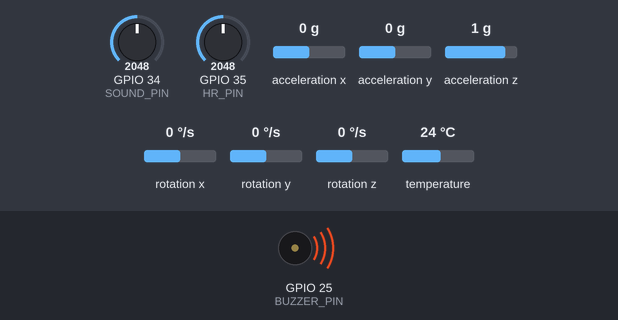
A program run on a simulated Seeed XIAO ESP32-S3. On the bench: buzzer (waves = sounding). The inputs (shaded band) are chosen by the test bench; at power-on: GPIO 34 (SOUND_PIN) = 2048, GPIO 35 (HR_PIN) = 2048, acceleration x 0 g, acceleration y 0 g, acceleration z 1 g, rotation x 0 °/s, rotation y 0 °/s, rotation z 0 °/s, temperature 24 °C. WiFi joins after 1.5 s; servers stay silent unless stated; uploads are accepted with an empty reply; what the program prints to the serial monitor is not drawn.

Above: at 4.7 s.
4.8 s: GPIO 34 (SOUND_PIN) set to 855
8.3 s: GPIO 34 (SOUND_PIN) set to 767
At 9.7 s:
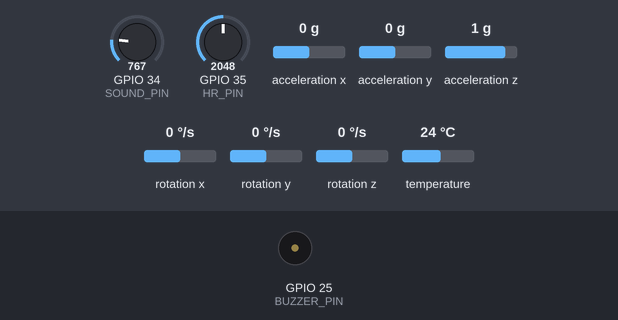
10.0 s: GPIO 35 (HR_PIN) set to 2627
11.8 s: GPIO 35 (HR_PIN) set to 2694
At 13.4 s:
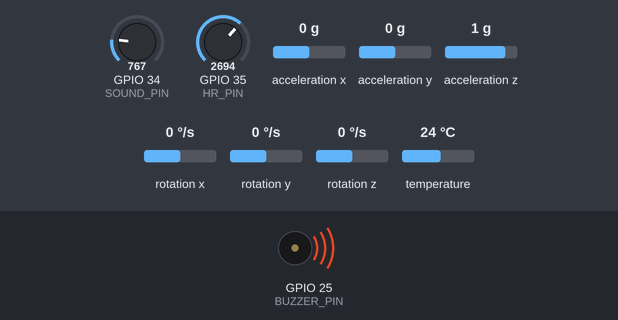
Timing chart, 0 to 19.8 s (numbered marks = the images above; inputs shaded):
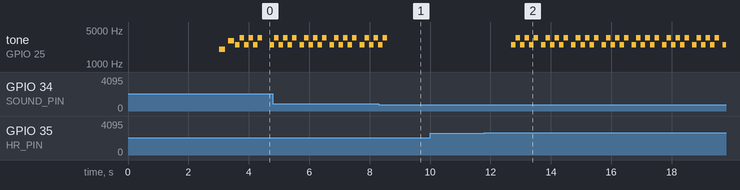

Measured:
- the behaviour switches between 801 and 800 on GPIO 34 (SOUND_PIN) (found by bisection; images 0 and 1)
- the behaviour switches between 2661 and 2662 on GPIO 35 (HR_PIN) (found by bisection; images 1 and 2)
- after the input at 8.3 s, tone on GPIO 25 (BUZZER_PIN): goes on until 8.6 s, then stays silent
- after the input at 10.0 s, every drawn part: stays the same
- after the input at 11.8 s, tone on GPIO 25 (BUZZER_PIN): silent → 2500 Hz after 0.88 s, then repeats every 1.0 s: 2 × (3500 Hz 0.15 s, 2500 Hz 0.15 s), 3500 Hz 0.15 s, silent 0.10 s, 2500 Hz 0.15 s
- by itself, tone on GPIO 25 (BUZZER_PIN): repeats every 1.0 s: 2 × (2500 Hz 0.15 s, 3500 Hz 0.15 s), silent 0.10 s, 2500 Hz 0.15 s, 3500 Hz 0.15 s

The program:

main.cpp
```cpp
#include <Arduino.h>
#include <Wire.h>
#include <Adafruit_MPU6050.h>
#include <Adafruit_Sensor.h>

#include "logger.h"
#include "buzzer.h"
#include "alert_email.h"
#include "gps_handler.h"
#include "heuristics.h"

// ---- XIAO ESP32S3 Pin Mapping (Configuration A from WIRING.txt) ----
#ifdef ARDUINO_SEEED_XIAO_ESP32S3
  #define SDA_PIN      5    // D4 (GPIO 5) - I2C SDA
  #define SCL_PIN      6    // D5 (GPIO 6) - I2C SCL
  #define SOUND_PIN    2    // D1 (GPIO 2 / ADC1) - LM393 Sound Sensor
  #define HR_PIN       3    // D2 (GPIO 3 / ADC1) - MAX30100 Analog Output
#else
  // ---- ESP32 DevKit V1 Pin Mapping (Configuration B from WIRING.txt) ----
  #define SDA_PIN      21   // Default I2C SDA
  #define SCL_PIN      22   // Default I2C SCL
  #define SOUND_PIN    34   // ADC1_CH6
  #define HR_PIN       35   // ADC1_CH7
#endif

Adafruit_MPU6050 mpu;

unsigned long lastPrint = 0;
const unsigned long PRINT_INTERVAL_MS = 1000;

void printDiagnostics();

void setup() {
  Serial.begin(115200);
  delay(1000);

  // ---- Initialize Logger ----
  initLogger();

  logMessage("================================");
  logMessage("SHAHOSHI WEARABLE - MODULAR V2");
  logMessage("================================");

  // ---- Initialize Modules ----
  initWiFi();
  initBuzzer();
  initGPS();

  pinMode(SOUND_PIN, INPUT);
  pinMode(HR_PIN, INPUT);

  // ---- Initialize I2C ----
  Wire.begin(SDA_PIN, SCL_PIN);
  delay(500);

  logMessage("Initializing MPU6050...");
  if (!mpu.begin(0x68, &Wire)) {
    logMessage("[ERROR] MPU6050 not found! Check I2C wiring.");
    for (int i = 0; i < 3; i++) {
      beep(4000, 100);
      delay(100);
    }
    while (true) delay(100);
  }

  logMessage("MPU6050 Connected!");
  mpu.setAccelerometerRange(MPU6050_RANGE_8_G);
  mpu.setGyroRange(MPU6050_RANGE_500_DEG);

  // Boot Beep
  beep(2000, 200);
  delay(100);
  beep(3000, 200);

  logMessage("SYSTEM READY - Diagnostics active.");
}

void loop() {
  // Feed GPS byte stream / simulation
  feedGPS();

  if (millis() - lastPrint >= PRINT_INTERVAL_MS) {
    lastPrint = millis();
    printDiagnostics();
  }
}

void printDiagnostics() {
  logMessage("--------------------------------------------------");

  sensors_event_t accel, gyro, temp;
  mpu.getEvent(&accel, &gyro, &temp);

  char mpuBuf[128];
  snprintf(mpuBuf, sizeof(mpuBuf), "MPU6050  | Accel X: %.2f  Y: %.2f  Z: %.2f  Temp: %.2f C",
           accel.acceleration.x, accel.acceleration.y, accel.acceleration.z, temp.temperature);
  logMessage(String(mpuBuf));

  int soundRaw = analogRead(SOUND_PIN);
  logMessage("SOUND    | Raw: " + String(soundRaw));

  int hrRaw = analogRead(HR_PIN);
  float bpm = map(hrRaw, 0, 4095, 40, 180);
  logMessage("HEART RT | BPM: " + String(bpm, 0));

  logMessage("GPS      | " + getGPSLocationStr());

  // Evaluate Emergency Heuristics & Log/Alert
  evaluateHeuristics(accel, soundRaw, bpm);

  logMessage("--------------------------------------------------");
}
```

alert_email.h
```cpp
#ifndef ALERT_EMAIL_H
#define ALERT_EMAIL_H

#include <Arduino.h>

void initWiFi();
void sendBrevoEmailAlert(const String& triggerReasons, float accelMag, int soundRaw, float bpm);

#endif // ALERT_EMAIL_H
```

buzzer.h
```cpp
#ifndef BUZZER_H
#define BUZZER_H

#include <Arduino.h>

void initBuzzer();
void beep(int freq, int durationMs);
void triggerAlarmBuzzer();

#endif // BUZZER_H
```

gps_handler.h
```cpp
#ifndef GPS_HANDLER_H
#define GPS_HANDLER_H

#include <Arduino.h>
#include <TinyGPS++.h>

extern TinyGPSPlus gps;

void initGPS();
void feedGPS();
String getGPSDateStr();
String getGPSTimeStr();
String getGPSLocationStr();
String getGoogleMapsUrl();

#endif // GPS_HANDLER_H
```

heuristics.h
```cpp
#ifndef HEURISTICS_H
#define HEURISTICS_H

#include <Arduino.h>
#include <Adafruit_Sensor.h>

void evaluateHeuristics(const sensors_event_t& accel, int soundRaw, float bpm);

#endif // HEURISTICS_H
```

logger.h
```cpp
#ifndef LOGGER_H
#define LOGGER_H

#include <Arduino.h>

// Logger - outputs all messages to Serial.
// PC-side log files are captured by PlatformIO monitor_filters = log2file
// which writes Serial output to .pio/build/esp32dev/monitor.log

bool initLogger();
void logMessage(const String& message);
void printAllLogsToSerial();

#endif // LOGGER_H
```

alert_email.cpp
```cpp
#include "alert_email.h"
#include "logger.h"
#include "gps_handler.h"
#include <WiFi.h>
#include <HTTPClient.h>
#include <WiFiClientSecure.h>

#if __has_include("config.h")
#include "config.h"
#endif

#ifndef BREVO_API_KEY_VAL
#define BREVO_API_KEY_VAL "YOUR_BREVO_API_KEY"
#define ALERT_SENDER_NAME_VAL "Shahoshi Wearable System"
#define ALERT_SENDER_EMAIL_VAL "zasif4805@gmail.com"
#define ALERT_RECIPIENT_NAME_VAL "Emergency Contact"
#define ALERT_RECIPIENT_EMAIL_VAL "asifzaman3123@gmail.com"
#define WIFI_SSID_VAL "Wokwi-GUEST"
#define WIFI_PASS_VAL ""
#endif

const char* WIFI_SSID = WIFI_SSID_VAL;
const char* WIFI_PASS = WIFI_PASS_VAL;

const char* BREVO_API_KEY = BREVO_API_KEY_VAL;
const char* ALERT_SENDER_NAME = ALERT_SENDER_NAME_VAL;
const char* ALERT_SENDER_EMAIL = ALERT_SENDER_EMAIL_VAL;
const char* ALERT_RECIPIENT_NAME = ALERT_RECIPIENT_NAME_VAL;
const char* ALERT_RECIPIENT_EMAIL = ALERT_RECIPIENT_EMAIL_VAL;

const unsigned long EMAIL_COOLDOWN_MS = 30000;
static unsigned long lastEmailSent = 0;

void initWiFi() {
  logMessage("Connecting to WiFi: " + String(WIFI_SSID));
  WiFi.mode(WIFI_STA);
  WiFi.begin(WIFI_SSID, WIFI_PASS);

  unsigned long start = millis();
  while (WiFi.status() != WL_CONNECTED && millis() - start < 5000) {
    delay(500);
  }

  if (WiFi.status() == WL_CONNECTED) {
    logMessage("WiFi Connected! IP: " + WiFi.localIP().toString());
  } else {
    logMessage("WiFi connection pending (reconnecting in background)...");
  }
}

void sendBrevoEmailAlert(const String& triggerReasons, float accelMag, int soundRaw, float bpm) {
  if (WiFi.status() != WL_CONNECTED) {
    logMessage("[ALERT WARN] WiFi disconnected! Cannot send Brevo email.");
    return;
  }

  if (lastEmailSent != 0 && (millis() - lastEmailSent < EMAIL_COOLDOWN_MS)) {
    logMessage("[ALERT WARN] Email rate-limit cooldown active. Skipping duplicate email.");
    return;
  }

  logMessage("[ALERT] Preparing Brevo Email Notification...");

  WiFiClientSecure client;
  client.setInsecure(); // Skip certificate verification on ESP32

  HTTPClient http;
  if (!http.begin(client, "https://api.brevo.com/v3/smtp/email")) {
    logMessage("[ALERT ERROR] Failed to initialize Brevo HTTP endpoint.");
    return;
  }

  http.addHeader("Content-Type", "application/json");
  http.addHeader("accept", "application/json");
  http.addHeader("api-key", BREVO_API_KEY);

  String locationStr = getGPSLocationStr();
  String mapsUrl = getGoogleMapsUrl();

  String jsonBody = "{";
  jsonBody += "\"sender\":{\"name\":\"" + String(ALERT_SENDER_NAME) + "\",\"email\":\"" + String(ALERT_SENDER_EMAIL) + "\"},";
  jsonBody += "\"to\":[{\"email\":\"" + String(ALERT_RECIPIENT_EMAIL) + "\",\"name\":\"" + String(ALERT_RECIPIENT_NAME) + "\"}],";
  jsonBody += "\"subject\":\"EMERGENCY ALERT: Wearable Device Triggered!\",";

  String htmlStr = "<h2>Shahoshi Wearable Emergency Alert</h2>";
  htmlStr += "<p><b>Trigger Reason:</b> " + triggerReasons + "</p>";
  htmlStr += "<h3>Sensor Telemetry:</h3>";
  htmlStr += "<ul>";
  htmlStr += "<li><b>Acceleration Magnitude:</b> " + String(accelMag, 2) + " m/s²</li>";
  htmlStr += "<li><b>Sound Level (Raw):</b> " + String(soundRaw) + "</li>";
  htmlStr += "<li><b>Heart Rate:</b> " + String(bpm, 0) + " BPM</li>";
  htmlStr += "<li><b>GPS Location:</b> " + locationStr + "</li>";
  if (mapsUrl.length() > 0) {
    htmlStr += "<li><b>Google Maps:</b> <a href='" + mapsUrl + "'>" + mapsUrl + "</a></li>";
  }
  htmlStr += "</ul>";

  jsonBody += "\"htmlContent\":\"" + htmlStr + "\"";
  jsonBody += "}";

  int httpCode = http.POST(jsonBody);

  if (httpCode > 0) {
    logMessage("[ALERT] Brevo HTTP Code: " + String(httpCode));
    if (httpCode == HTTP_CODE_OK || httpCode == HTTP_CODE_CREATED) {
      String resp = http.getString();
      logMessage("[ALERT SUCCESS] Email Sent! Response: " + resp);
      lastEmailSent = millis();
    } else {
      String resp = http.getString();
      logMessage("[ALERT FAIL] Response: " + resp);
    }
  } else {
    logMessage("[ALERT ERROR] POST Failed: " + String(http.errorToString(httpCode).c_str()));
  }

  http.end();
}
```

buzzer.cpp
```cpp
#include "buzzer.h"

// Buzzer pin: D3 (GPIO 4) on XIAO ESP32S3, GPIO 25 on ESP32 DevKit
#ifdef ARDUINO_SEEED_XIAO_ESP32S3
  #define BUZZER_PIN 4
#else
  #define BUZZER_PIN 25
#endif

void initBuzzer() {
  pinMode(BUZZER_PIN, OUTPUT);
}

void beep(int freq, int durationMs) {
  tone(BUZZER_PIN, freq);
  delay(durationMs);
  noTone(BUZZER_PIN);
}

void triggerAlarmBuzzer() {
  // Dual-tone emergency siren alarm
  for (int i = 0; i < 3; i++) {
    tone(BUZZER_PIN, 2500);
    delay(150);
    tone(BUZZER_PIN, 3500);
    delay(150);
  }
  noTone(BUZZER_PIN);
}
```

gps_handler.cpp
```cpp
#include "gps_handler.h"

// GPS Module Config (Supports ATGM336H 13x16mm ultra-compact module & NEO-6M, 9600 Baud UART)
// GPS UART pins: D7/D6 (GPIO 44/43) on XIAO ESP32S3, GPIO 16/17 on ESP32 DevKit
#ifdef ARDUINO_SEEED_XIAO_ESP32S3
  #define GPS_RX_PIN   44   // D7 (GPIO 44 / RX) - GPS TXD -> MCU RX
  #define GPS_TX_PIN   43   // D6 (GPIO 43 / TX) - GPS RXD <- MCU TX
  #define GPSSerial    Serial1
#else
  #define GPS_RX_PIN   16   // UART2 RX
  #define GPS_TX_PIN   17   // UART2 TX
  #define GPSSerial    Serial2
#endif
#define GPS_BAUD     9600
#define GPS_SIMULATION 1

TinyGPSPlus gps;

#if GPS_SIMULATION
const char* SAMPLE_NMEA[] = {
  "$GPGGA,123519,2348.620,N,09024.750,E,1,08,0.9,545.4,M,46.9,M,,*41\r\n",
  "$GPRMC,123519,A,2348.620,N,09024.750,E,000.0,000.0,100826,000.0,E*72\r\n"
};
const int SAMPLE_NMEA_COUNT = 2;
unsigned long lastGpsFeed = 0;
const unsigned long GPS_FEED_INTERVAL_MS = 2000;
#endif

void initGPS() {
#if GPS_SIMULATION
  Serial.println("Initializing GPS (SIMULATION mode)...");
#else
  Serial.println("Initializing GPS Hardware...");
  GPSSerial.begin(GPS_BAUD, SERIAL_8N1, GPS_RX_PIN, GPS_TX_PIN);
#endif
}

void feedGPS() {
#if GPS_SIMULATION
  if (millis() - lastGpsFeed >= GPS_FEED_INTERVAL_MS) {
    lastGpsFeed = millis();
    static int sentenceIndex = 0;
    const char* sentence = SAMPLE_NMEA[sentenceIndex];
    for (int i = 0; sentence[i] != '\0'; i++) {
      gps.encode(sentence[i]);
    }
    sentenceIndex = (sentenceIndex + 1) % SAMPLE_NMEA_COUNT;
  }
#else
  while (GPSSerial.available() > 0) {
    gps.encode(GPSSerial.read());
  }
#endif
}

String getGPSDateStr() {
  if (gps.date.isValid() && gps.date.year() > 2000) {
    char dateBuf[16];
    snprintf(dateBuf, sizeof(dateBuf), "%04d-%02d-%02d",
             gps.date.year(), gps.date.month(), gps.date.day());
    return String(dateBuf);
  }
  return "2026-08-10"; // Default date fallback
}

String getGPSTimeStr() {
  if (gps.time.isValid()) {
    char timeBuf[16];
    snprintf(timeBuf, sizeof(timeBuf), "%02d:%02d:%02d",
             gps.time.hour(), gps.time.minute(), gps.time.second());
    return String(timeBuf);
  }
  unsigned long totalSec = millis() / 1000;
  char timeBuf[16];
  snprintf(timeBuf, sizeof(timeBuf), "%02lu:%02lu:%02lu",
           (totalSec / 3600) % 24, (totalSec / 60) % 60, totalSec % 60);
  return String(timeBuf);
}

String getGPSLocationStr() {
  if (gps.location.isValid()) {
    return "Lat " + String(gps.location.lat(), 6) + ", Lon " + String(gps.location.lng(), 6);
  }
  return "Fix Not Available";
}

String getGoogleMapsUrl() {
  if (gps.location.isValid()) {
    return "https://www.google.com/maps?q=" + String(gps.location.lat(), 6) + "," + String(gps.location.lng(), 6);
  }
  return "";
}
```

heuristics.cpp
```cpp
#include "heuristics.h"
#include "buzzer.h"
#include "alert_email.h"
#include "logger.h"
#include <math.h>

const float HEURISTIC_ACCEL_IMPACT_THRESHOLD = 25.0; // m/s^2 (~2.55g impact)
const int HEURISTIC_SOUND_THRESHOLD = 800;           // Loud sound threshold
const float HEURISTIC_HR_LOW_THRESHOLD = 45.0;       // Low BPM
const float HEURISTIC_HR_HIGH_THRESHOLD = 130.0;     // High BPM

void evaluateHeuristics(const sensors_event_t& accel, int soundRaw, float bpm) {
  float accelMag = sqrt(accel.acceleration.x * accel.acceleration.x +
                        accel.acceleration.y * accel.acceleration.y +
                        accel.acceleration.z * accel.acceleration.z);

  bool isImpact = (accelMag > HEURISTIC_ACCEL_IMPACT_THRESHOLD);
  bool isLoudSound = (soundRaw > HEURISTIC_SOUND_THRESHOLD);
  bool isAbnormalHR = (bpm < HEURISTIC_HR_LOW_THRESHOLD || bpm > HEURISTIC_HR_HIGH_THRESHOLD);

  if (isImpact || isLoudSound || isAbnormalHR) {
    String triggerReasons = "";
    if (isImpact) {
      triggerReasons += "[Fall/High Impact (" + String(accelMag, 1) + " m/s²)] ";
    }
    if (isLoudSound) {
      triggerReasons += "[Distress Sound (Raw: " + String(soundRaw) + ")] ";
    }
    if (isAbnormalHR) {
      triggerReasons += "[Abnormal Heart Rate (" + String(bpm, 0) + " BPM)] ";
    }

    logMessage("\n**************************************************");
    logMessage("🚨 EMERGENCY HEURISTIC TRIGGERED!");
    logMessage("Reasons: " + triggerReasons);
    logMessage("**************************************************\n");

    // Sound local siren
    triggerAlarmBuzzer();

    // Dispatch email notification via Brevo API
    sendBrevoEmailAlert(triggerReasons, accelMag, soundRaw, bpm);
  }
}
```

logger.cpp
```cpp
#include "logger.h"

static unsigned long bootTime = 0;

bool initLogger() {
  bootTime = millis();
  Serial.println("=========================================");
  Serial.println("[LOGGER] Log Session Initialized.");
  Serial.println("=========================================");
  return true;
}

void logMessage(const String& message) {
  Serial.println(message);
}

void printAllLogsToSerial() {
  Serial.println("[LOGGER] Logs captured by PlatformIO monitor or log_service.py");
}
```
